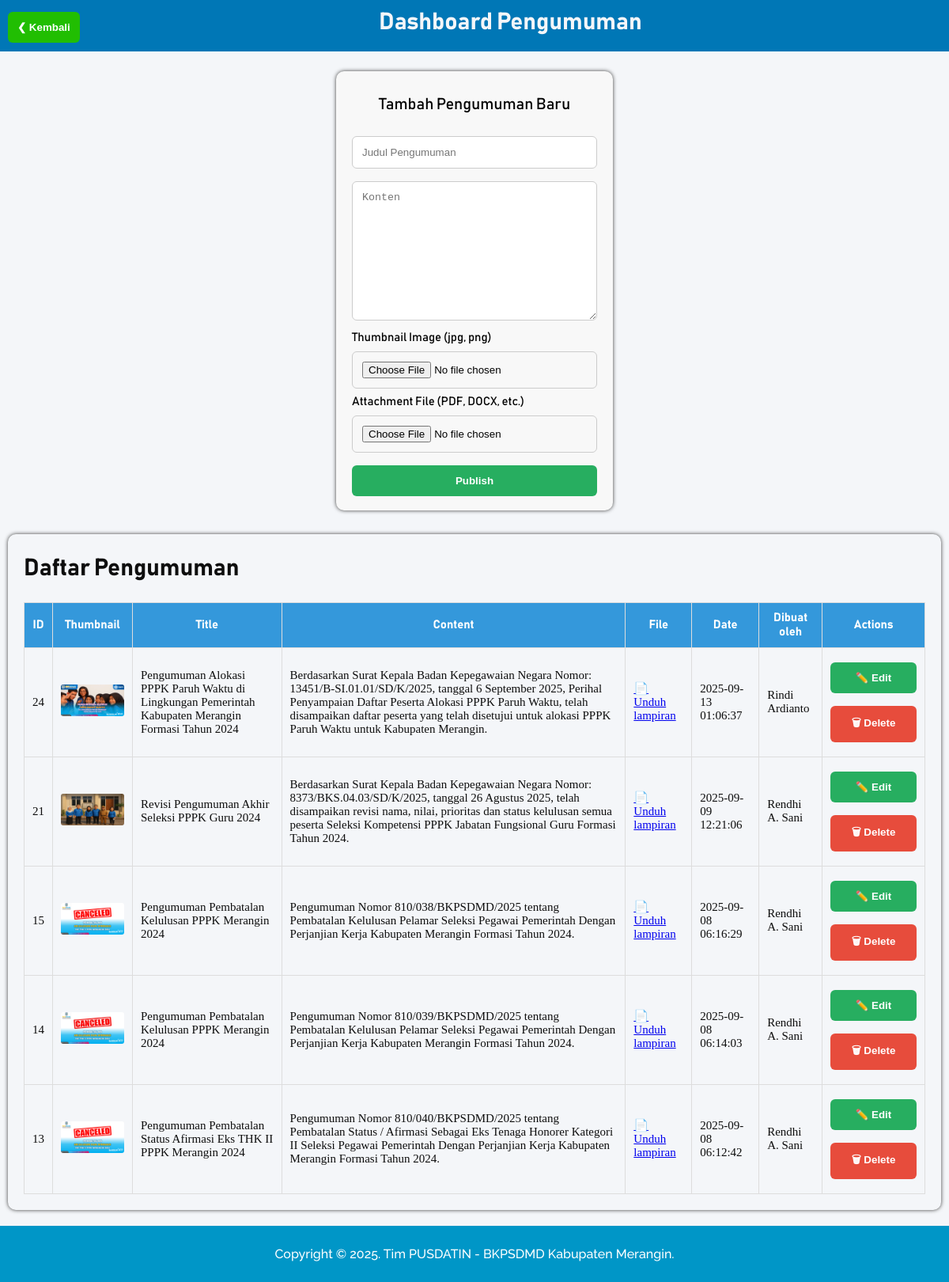
Screenshot of /cms/pengumuman/dashboard_pengumuman.php (signed in) with the database file from the repository.
### tables this page shows
CREATE TABLE `announcements` (
  `id` int(11) NOT NULL,
  `title` varchar(255) NOT NULL,
  `content` text NOT NULL,
  `created_at` timestamp NOT NULL DEFAULT current_timestamp(),
  `created_by` varchar(100) NOT NULL,
  `thumbnail` varchar(255) DEFAULT NULL,
  `attachment` varchar(255) DEFAULT NULL
);

### cms/pengumuman/dashboard_pengumuman.php (the view, shortened to what this page needs)
<?php
include "../auth.php";
$result = $conn->query("SELECT * FROM announcements ORDER BY created_at DESC");
?>
<!DOCTYPE html>
<html lang="en">
<head>
  <link href="dashboard_pengumuman.css" rel="stylesheet" type="text/css">
</head>
<body>
  <div class="header">
            <div class="navbar">
            	<button onclick="window.history.back()" class="buttonBack">&#10094; Kembali</button>
            </div>
            <div class="roleHeader">
              <h1>Dashboard Pengumuman</h1>
            </div>
    </div>
  <div class="content-pengumuman">
        <div class="leftSide">
            <div class="form-box">
            <p>Tambah Pengumuman Baru</p>
            <form method="POST" enctype="multipart/form-data">
                <input type="text" name="title" placeholder="Judul Pengumuman" required>
                <textarea name="content" placeholder="Konten" rows="10" required></textarea>
                <label>Thumbnail Image (jpg, png)</label>
                <input type="file" name="thumbnail" accept="image/*">
                <label>Attachment File (PDF, DOCX, etc.)</label>
                <input type="file" name="attachment" accept=".pdf,.doc,.docx,.xls,.xlsx">
                <button type="submit">Publish</button>
            </form>
          </div>
        </div>
  <div class="rightSide">
    <div class="container">
        <h2>Daftar Pengumuman</h2>
        <table>
          <tr>
            <th>ID</th>
            <th>Thumbnail</th>
            <th>Title</th>
            <th>Content</th>
            <th>File</th>
            <th>Date</th>
            <th>Dibuat oleh</th>
            <th style="width: 130px;">Actions</th>
          </tr>
          <?php while ($row = $result->fetch_assoc()): ?>
            <tr data-id="<?= $row['id'] ?>">
              <td><?= $row['id'] ?></td>
              <td>
                <?php if ($row['thumbnail']): ?>
                  <img src="uploads/thumbnails/<?= $row['thumbnail'] ?>" alt="Thumbnail">
                <?php else: ?>
                  <span>No Image</span>
                <?php endif; ?>
              </td>
              <td class="title"><?= htmlspecialchars($row['title']) ?></td>
              <td class="content"><?= htmlspecialchars($row['content']) ?></td>
              <td>
                <?php if ($row['attachment']): ?>
                  <a href="uploads/files/<?= $row['attachment'] ?>" target="_blank" download>📄 Unduh lampiran</a>
                <?php else: ?>
                  <span>No File</span>
                <?php endif; ?>
              </td>
              <td><?= $row['created_at'] ?></td>
              <td><?= htmlspecialchars($row['created_by']) ?></td>
              <td>
                <button class="edit">✏️ Edit</button>
                <button class="delete">🗑 Delete</button>
              </td>
            </tr>
            <?php endwhile; ?>
        </table>
    </div>
  </div>
</div>
  <div class="footer">
    <p>Copyright &copy; 2025. Tim PUSDATIN - BKPSDMD Kabupaten Merangin.</p>
  </div>
</body>
</html>

### cms/pengumuman/dashboard_pengumuman.css (style rules this page uses)
body { margin: 0; font-family: Arial; background:#f4f6f9; }
.header { position: fixed; top: 0px; width:100%; height: 65px; background-color: #0077b6; }
.navbar { float: left; margin-left: 10px; }
.buttonBack { display:block; margin-top:15px; text-align:center; background:#21be02; }
.roleHeader h1 { margin: auto; padding: 10px; color: #f4f6f9; text-align:center; font-size: 30px; font-family: Bahnschrift; }
* { box-sizing: border-box; }
.content-pengumuman { display: flex; flex-wrap: wrap; margin-top: 70px; }
.leftSide { display: flex; flex: 20%; justify-content: center; align-items: center; margin:auto; margin-top: 10px; }
.form-box { font-family:Bahnschrift; font-size: 15px; text-align: left; width: 350px; background-color: #f8f8f8; margin: 10px; border-radius: 10px; box-shadow:0px 0px 5px rgb(58, 58, 58); padding: 10px 20px; }
.form-box p { text-align: center; font-size: 20px; }
input, textarea, button { width:100%; padding:12px; margin:8px 0; border-radius:6px; border:1px solid #ccc; }
button { background:#27ae60; border:none; color:white; font-weight:bold; cursor:pointer; }
.rightSide { display: flex; flex-direction: column; padding: 10px; font-family: Bahnschrift; font-size: 20px; color: #0e0e0e; flex: 70%; overflow: hidden; }
.container { margin:auto; margin-top: 10px; border-radius: 10px; padding: 0px 20px; box-shadow:0px 0px 5px rgb(58, 58, 58); }
table { width: 100%; border: 1px solid #ddd; overflow-x: auto; border-collapse: collapse; margin-bottom: 20px; }
th, td { font-size: 15px; padding: 10px; border:1px solid #ddd; text-align: left; font-family: Cambria, Cochin, Georgia, Times, 'Times New Roman', serif; }
th { background:#3498db; color:white; text-align: center; font-family: Bahnschrift; }
img { max-width: 80px; border-radius: 3px; }
.edit { background:#27ae60; }
.delete { background:#e74c3c; }
.footer { position: relative; background-color: #0096c7; bottom: 0; margin-top: 10px; width:100%; padding: 10px; color: white; font-family: Raleway-Medium; text-align: center; font-size: 15x; }

### rows the page displays
announcements: id "24", thumbnail (picture), title "Pengumuman Alokasi PPPK Paruh Waktu di Lingkungan Pemerintah Kabupaten Merangin Formasi Tahun 2024", content "Berdasarkan Surat Kepala Badan Kepegawaian Negara Nomor: 13451/B-SI.01.01/SD/K/2025, tanggal 6 September 2025, Perihal Penyampaian Daftar Peserta Alokasi PPPK Paruh Waktu, telah disampaikan daftar peserta yang telah disetujui untuk alokasi PPPK Paruh Waktu untuk Kabupaten Merangin.", created_at "2025-09-13 01:06:37", created_by "Rindi Ardianto"
announcements: id "21", thumbnail (picture), title "Revisi Pengumuman Akhir Seleksi PPPK Guru 2024", content "Berdasarkan Surat Kepala Badan Kepegawaian Negara Nomor: 8373/BKS.04.03/SD/K/2025, tanggal 26 Agustus 2025, telah disampaikan revisi nama, nilai, prioritas dan status kelulusan semua peserta Seleksi Kompetensi PPPK Jabatan Fungsional Guru Formasi Tahun 2024.", created_at "2025-09-09 12:21:06", created_by "Rendhi A. Sani"
announcements: id "15", thumbnail (picture), title "Pengumuman Pembatalan Kelulusan PPPK Merangin 2024", content "Pengumuman Nomor 810/038/BKPSDMD/2025 tentang Pembatalan Kelulusan Pelamar Seleksi Pegawai Pemerintah Dengan Perjanjian Kerja Kabupaten Merangin Formasi Tahun 2024.", created_at "2025-09-08 06:16:29", created_by "Rendhi A. Sani"
announcements: id "14", thumbnail (picture), title "Pengumuman Pembatalan Kelulusan PPPK Merangin 2024", content "Pengumuman Nomor 810/039/BKPSDMD/2025 tentang Pembatalan Kelulusan Pelamar Seleksi Pegawai Pemerintah Dengan Perjanjian Kerja Kabupaten Merangin Formasi Tahun 2024.", created_at "2025-09-08 06:14:03", created_by "Rendhi A. Sani"
announcements: id "13", thumbnail (picture), title "Pengumuman Pembatalan Status Afirmasi Eks THK II PPPK Merangin 2024", content "Pengumuman Nomor 810/040/BKPSDMD/2025 tentang Pembatalan Status / Afirmasi Sebagai Eks Tenaga Honorer Kategori II Seleksi Pegawai Pemerintah Dengan Perjanjian Kerja Kabupaten Merangin Formasi Tahun 2024.", created_at "2025-09-08 06:12:42", created_by "Rendhi A. Sani"
